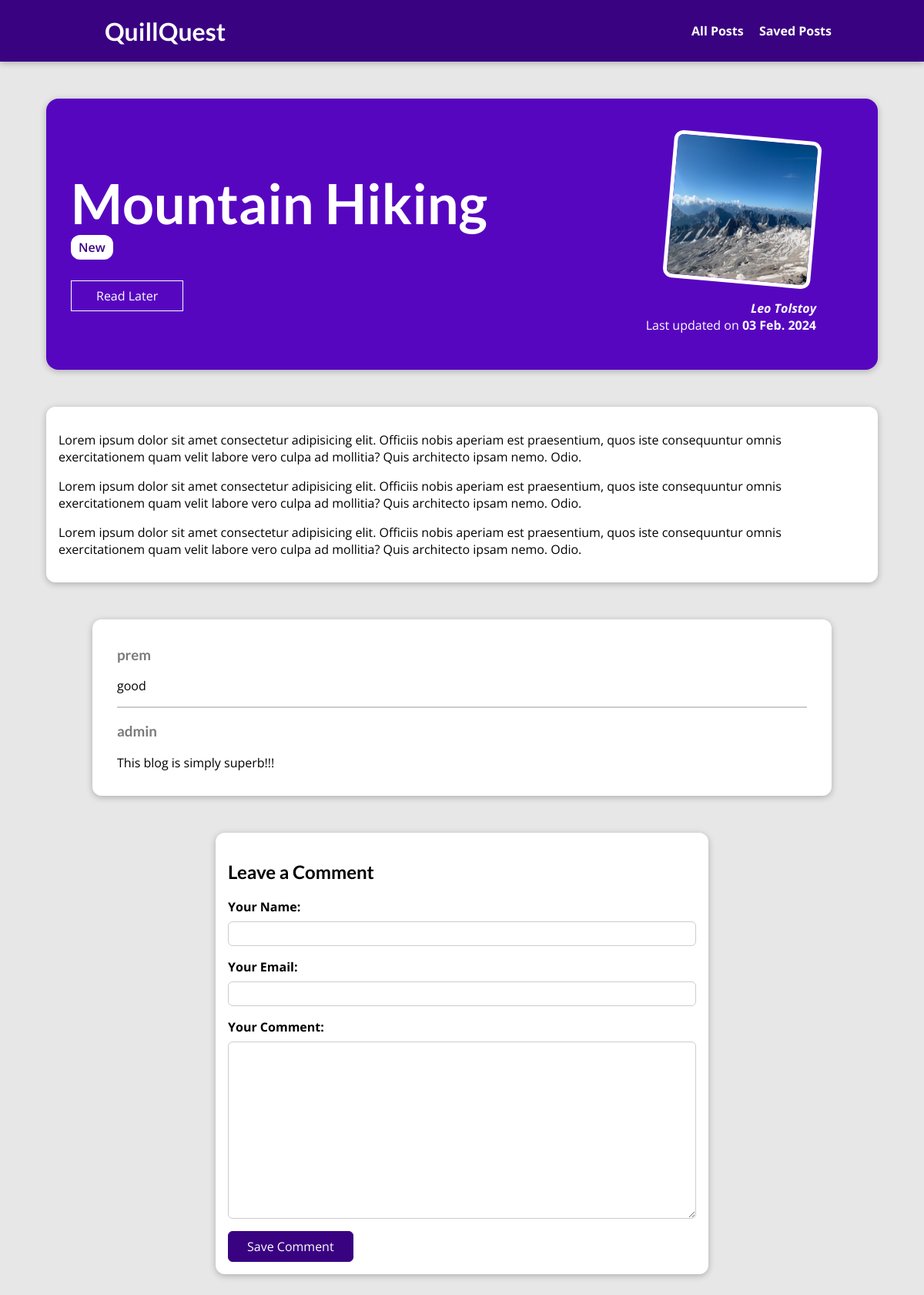
The page /posts/hike-in-the-mountains on the database its author committed.
### blog/models.py (models this page shows, shortened)
class Post(models.Model):
    title = models.CharField(max_length=150)
    excerpt = models.CharField(max_length=255)
    image = models.ImageField(upload_to="posts", null=True)
    date = models.DateField(auto_now=True)
    slug = models.SlugField(unique=True, db_index=True)
    content = models.TextField(validators=[MinLengthValidator(10)])
    author = models.ForeignKey(Author, on_delete=models.SET_NULL, related_name = "posts", null=True)
    tags = models.ManyToManyField(Tag)

class Tag(models.Model):
    caption = models.CharField(max_length=100)

class Author(models.Model):
    first_name = models.CharField(max_length=50)
    last_name = models.CharField(max_length=50)
    email_address = models.EmailField()
    def full_name(self):
        return f"{self.first_name} {self.last_name}"
    def __str__(self):
        return self.full_name()

class Comment(models.Model):
    user_name = models.CharField(max_length=100)
    user_email = models.EmailField()
    text = models.TextField(max_length = 400)
    post = models.ForeignKey(Post, on_delete=models.CASCADE, related_name= "comments")

### blog/views.py (the view, shortened to what this page needs)
# urls.py: path("posts/<slug:slug>", views.DetailPostView.as_view(), name="post-detail-page"),
class DetailPostView(View):
    def is_stored_post(self, request, post_id):
        stored_posts = request.session.get("stored_posts")
        if stored_posts is not None:
            is_saved_for_later = post_id in stored_posts
        else:
            is_saved_for_later = False
        return is_saved_for_later
    def get(self, request, slug):
        post = Post.objects.get(slug=slug)
        context = {
            "post": post,
            "post_tags": post.tags.all(),
            "comment_form": CommentForm(),
            "comments": post.comments.order_by("-id"),
            "saved_for_later": self.is_stored_post(request, post.id)
        }
        return render(request, "blog/post-detail.html", context)

### blog/forms.py
class CommentForm(forms.ModelForm):
    class Meta:
        model = Comment
        exclude = ["post"]
        labels = {
            "user_name": "Your Name",
            "user_email": "Your Email",
            "text": "Your Comment"
        }

### blog/templates/blog/post-detail.html (shortened to what this page needs)
{% extends "base.html" %}
{% load static %}
{% block css_files %}
<link rel="stylesheet" href="{% static "blog/post-detail.css" %}" />
{% endblock %}
{% block content %}
<section id='summary'>
    <h2>{{post.title}}</h2>
    <div>
        {% for tag in post_tags  %}
            <span class="tag">{{tag.caption}}</span>
        {% endfor %}
    </div>
    <div id="read-later">
        <form action="{% url "read-later" %}" method="POST">
        <button>{% if saved_for_later %}
            Remove from saved
            {% else %}
            Read Later
            {% endif %}</button>
    </form>
    </div>
    <article>
        <img src="{{post.image.url}}" alt="{{post.title}}" />
        <address><a href="mailto:{{post.author.email_address}}">{{post.author}}</a></address>
        <div>
            Last updated on <time>{{post.date|date:"d N Y"}}</time>
        </div>
    </article>
</section>
<main>
    <p>{{post.content| linebreaks }}</P>
</main>
<section id="comments">
    <ul>
        {% for comment in comments  %}
            <li>
                <h3>{{comment.user_name}}</h3>
                <p>{{comment.text |linebreaks}}</p>
            </li>
        {% endfor %}
    </ul>
</section>
<section id="comment-form">
    <h2>Leave a Comment</h2>
    <form action="{% url "post-detail-page" post.slug %}" method="POST" >
        {% for form in comment_form  %}
        <div class="form-control {% if form.errors %}invalid{% endif %}">
            {{form.label_tag}}
            {{form}}
        </div>
        {% endfor %}
        <button>Save Comment</button>
    </form>
</section>
{%endblock%}

### templates/base.html (shortened to what this page needs)
{% load static %}
<!DOCTYPE html>
<html lang="en">
  <head>
    <link rel="stylesheet" href="{% static "app.css" %}" >
    {% block css_files %}{% endblock  %}
  </head>
  <body>
    <header id="main-navigation">
        <h1><a href="{% url "start-page" %}">QuillQuest</a></h1>
        <nav>
          <a href="{% url "post-page" %}">All Posts</a>
          <a href="{% url "read-later" %}">Saved Posts</a>
        </nav>
      </header>
    {% block content %}{% endblock  %}
  </body>
</html>

### static/app.css (style rules this page uses)
* { box-sizing: border-box; }
html { font-family: 'Open Sans', 'Lato', sans-serif; }
body { margin: 0; }
h1, h2, h3 { font-family: 'Lato', sans-serif; font-weight: bold; }
#main-navigation { width: 100%; height: 5rem; display: flex; justify-content: space-between; align-items: center; padding: 0 10%; position: absolute; top: 0; left: 0; }
#main-navigation a { text-decoration: none; color: white; font-weight: bold; margin-left: 1rem; }

### blog/static/blog/post-detail.css (style rules this page uses)
body { background-color: #e7e7e7; }
#main-navigation { background-color: #390281; box-shadow: 0 2px 8px rgba(0, 0, 0, 0.25); }
#summary { margin: 8rem auto 3rem auto; padding: 2rem; width: 90%; max-width: 90rem; border-radius: 16px; background-color: #5706c0; position: relative; box-shadow: 0 2px 8px rgba(0, 0, 0, 0.25); height: 22rem; }
#summary h2 { color: white; font-size: 4.5rem; margin-bottom: 0.25rem; }
#summary article { position: absolute; top: 2rem; right: 3rem; padding: 1rem 2rem; border-radius: 12px; text-align: right; color: white; }
#summary article img { width: 12rem; height: 12rem; border-radius: 12px; transform: rotateZ(5deg); border: 5px solid white; margin-bottom: 1rem; }
#summary address { font-weight: bold; }
#summary a { color: white; text-decoration: none; }
#summary time { font-weight: bold; }
main { width: 90%; max-width: 90rem; margin: 3rem auto; background-color: white; padding: 1rem; border-radius: 12px; box-shadow: 0 2px 8px rgba(0, 0, 0, 0.25); }
.tag { background-color: white; color: #390281; padding: 5px 10px; font-weight: 600; border-radius: 12px; }
#comment-form { margin: 3rem auto; max-width: 40rem; width: 90%; border-radius: 12px; background-color: #fff; box-shadow: 0 2px 8px rgba(0, 0, 0, 0.25); padding: 1rem; }
#comment-form button { font:inherit; background-color: #390281; color: #fff; border: 1px solid #390281; padding: 0.5rem 1.5rem; border-radius: 6px; cursor: pointer; }
.form-control { margin-bottom: 1rem; }
.form-control label { font-weight: bold; margin-bottom: 0.5rem; display: block; }
.form-control input, .form-control textarea { display: block; width: 100%; font: inherit; padding: 0.25rem; border-radius: 6px; border: 1px solid #ccc; }
#comments { margin: 3rem auto; max-width: 60rem; width: 90%; border-radius: 12px; background-color: #fff; box-shadow: 0 2px 8px rgba(0, 0, 0, 0.25); padding: 1rem 2rem; }
#comments ul { list-style: none; margin: 0; padding: 0; }
#comments li { margin-bottom: 1rem; border-bottom: 2px solid #ccc; }
#comments li:last-of-type { border-bottom: none; }
#comments h3 { color: #7a7a7a }
#read-later { margin: 2rem 0; }
#read-later button { background-color: transparent; border: 1px solid #fff; padding: 0.5rem 2rem; font: inherit; color: #fff; cursor: pointer; transition: all 0.4s ease-in-out; }

### rows shown on the page
Post: title "Mountain Hiking", image (picture), author "Leo Tolstoy", date "03 Feb. 2024", content "Lorem ipsum dolor sit amet consectetur adipisicing elit. Officiis nobis aperiam est praesentium, quos iste consequuntur omnis exercitationem quam velit labore vero culpa ad mollitia? Quis architecto ipsam nemo. Odio. Lorem ipsum dolor sit amet consectetur adipisicing elit. Officiis nobis aperiam est praesentium, quos iste consequuntur omnis exercitationem quam velit labore vero culpa ad mollitia? Quis architecto ipsam nemo. Odio. Lorem ipsum dolor sit amet consectetur adipisicing elit. Officiis nobis aperiam est praesentium, quos iste consequuntur omnis exercitationem quam velit labore vero culpa ad mollitia? Quis architecto ipsam nemo. Odio."
Tag: caption "New"
Comment: user_name "prem", text "good"
Comment: user_name "admin", text "This blog is simply superb!!!"
